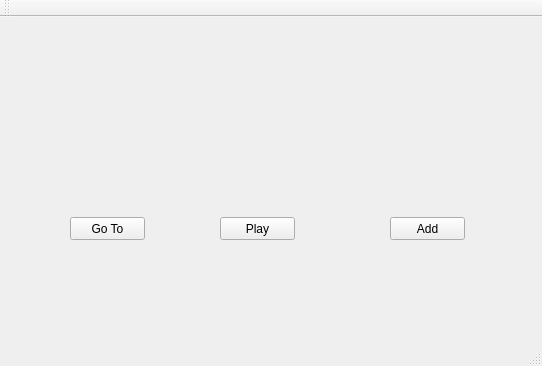
<?xml version="1.0" encoding="UTF-8"?>
<ui version="4.0">
 <class>MainWindow</class>
 <widget class="QMainWindow" name="MainWindow">
  <property name="geometry">
   <rect>
    <x>0</x>
    <y>0</y>
    <width>542</width>
    <height>366</height>
   </rect>
  </property>
  <property name="windowTitle">
   <string>MainWindow</string>
  </property>
  <widget class="QWidget" name="centralWidget">
   <widget class="QPushButton" name="GoTo">
    <property name="geometry">
     <rect>
      <x>70</x>
      <y>200</y>
      <width>75</width>
      <height>23</height>
     </rect>
    </property>
    <property name="text">
     <string>Go To</string>
    </property>
   </widget>
   <widget class="QPushButton" name="Play">
    <property name="geometry">
     <rect>
      <x>220</x>
      <y>200</y>
      <width>75</width>
      <height>23</height>
     </rect>
    </property>
    <property name="text">
     <string>Play</string>
    </property>
   </widget>
   <widget class="QPushButton" name="Add">
    <property name="geometry">
     <rect>
      <x>390</x>
      <y>200</y>
      <width>75</width>
      <height>23</height>
     </rect>
    </property>
    <property name="text">
     <string>Add</string>
    </property>
   </widget>
  </widget>
  <widget class="QMenuBar" name="menuBar">
   <property name="geometry">
    <rect>
     <x>0</x>
     <y>0</y>
     <width>542</width>
     <height>21</height>
    </rect>
   </property>
  </widget>
  <widget class="QToolBar" name="mainToolBar">
   <attribute name="toolBarArea">
    <enum>TopToolBarArea</enum>
   </attribute>
   <attribute name="toolBarBreak">
    <bool>false</bool>
   </attribute>
  </widget>
  <widget class="QStatusBar" name="statusBar"/>
 </widget>
 <layoutdefault spacing="6" margin="11"/>
 <resources/>
 <connections/>
</ui>
